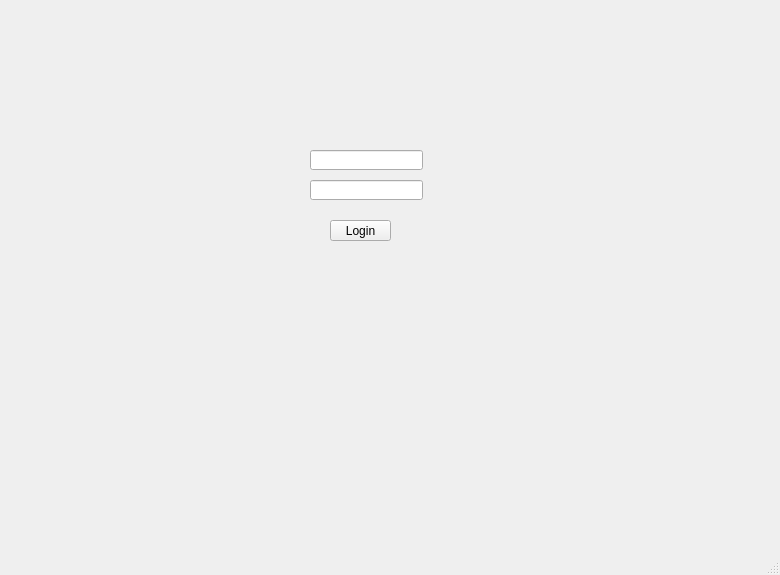
<?xml version="1.0" encoding="UTF-8"?>
<ui version="4.0">
 <class>MainWindow</class>
 <widget class="QMainWindow" name="MainWindow">
  <property name="geometry">
   <rect>
    <x>0</x>
    <y>0</y>
    <width>780</width>
    <height>575</height>
   </rect>
  </property>
  <property name="windowTitle">
   <string>MainWindow</string>
  </property>
  <widget class="QWidget" name="centralwidget">
   <widget class="QLabel" name="Logo">
    <property name="geometry">
     <rect>
      <x>310</x>
      <y>50</y>
      <width>111</width>
      <height>71</height>
     </rect>
    </property>
    <property name="text">
     <string/>
    </property>
   </widget>
   <widget class="QPushButton" name="Loginbutton">
    <property name="geometry">
     <rect>
      <x>330</x>
      <y>220</y>
      <width>61</width>
      <height>21</height>
     </rect>
    </property>
    <property name="text">
     <string>Login</string>
    </property>
   </widget>
   <widget class="QLineEdit" name="Userid">
    <property name="geometry">
     <rect>
      <x>310</x>
      <y>150</y>
      <width>113</width>
      <height>20</height>
     </rect>
    </property>
   </widget>
   <widget class="QLineEdit" name="password">
    <property name="geometry">
     <rect>
      <x>310</x>
      <y>180</y>
      <width>113</width>
      <height>20</height>
     </rect>
    </property>
    <property name="echoMode">
     <enum>QLineEdit::Password</enum>
    </property>
   </widget>
  </widget>
  <widget class="QMenuBar" name="menubar">
   <property name="geometry">
    <rect>
     <x>0</x>
     <y>0</y>
     <width>780</width>
     <height>21</height>
    </rect>
   </property>
  </widget>
  <widget class="QStatusBar" name="statusbar"/>
 </widget>
 <resources/>
 <connections/>
</ui>
